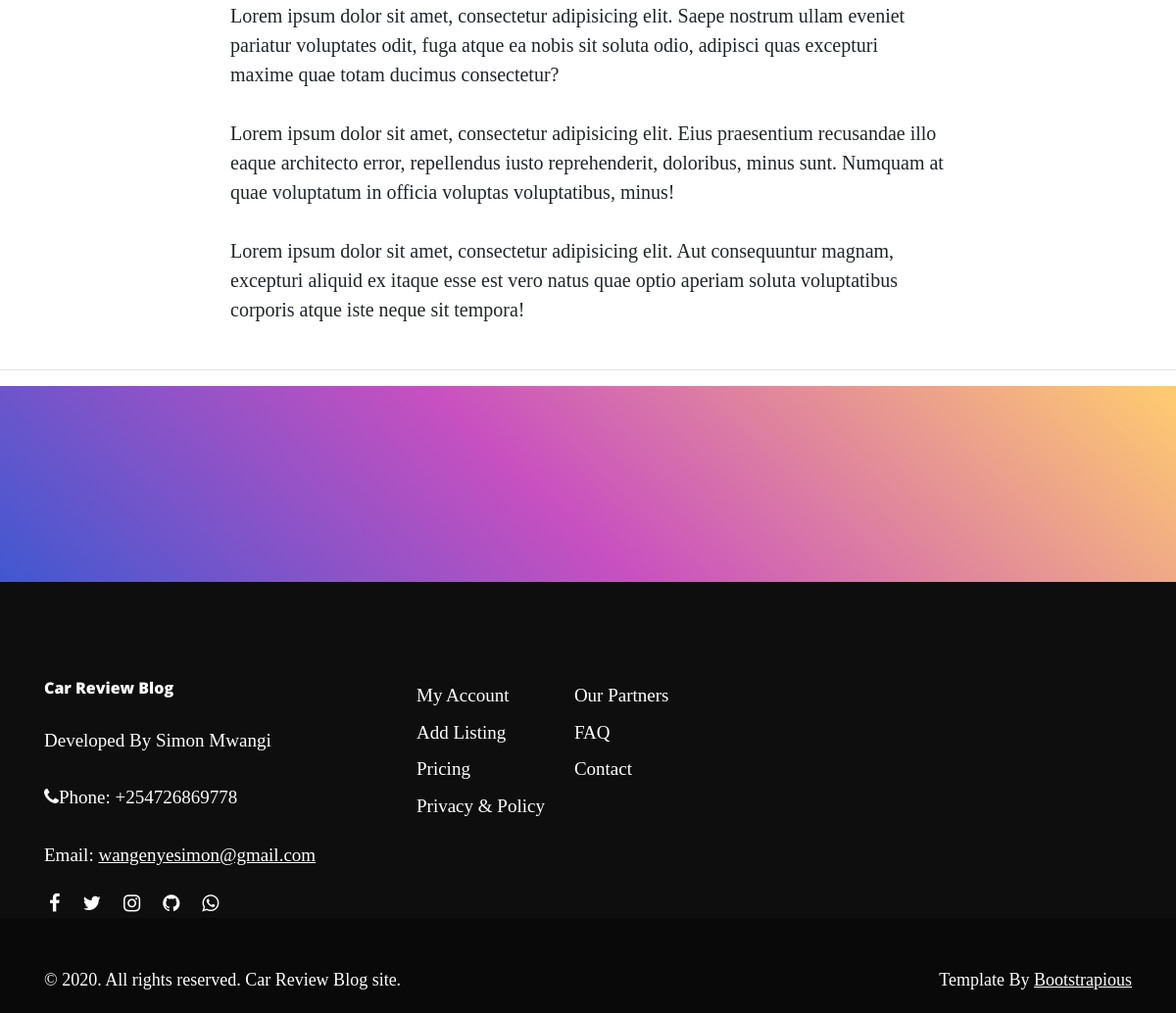
Page /about_us/ (lower part) on the earlier database version.
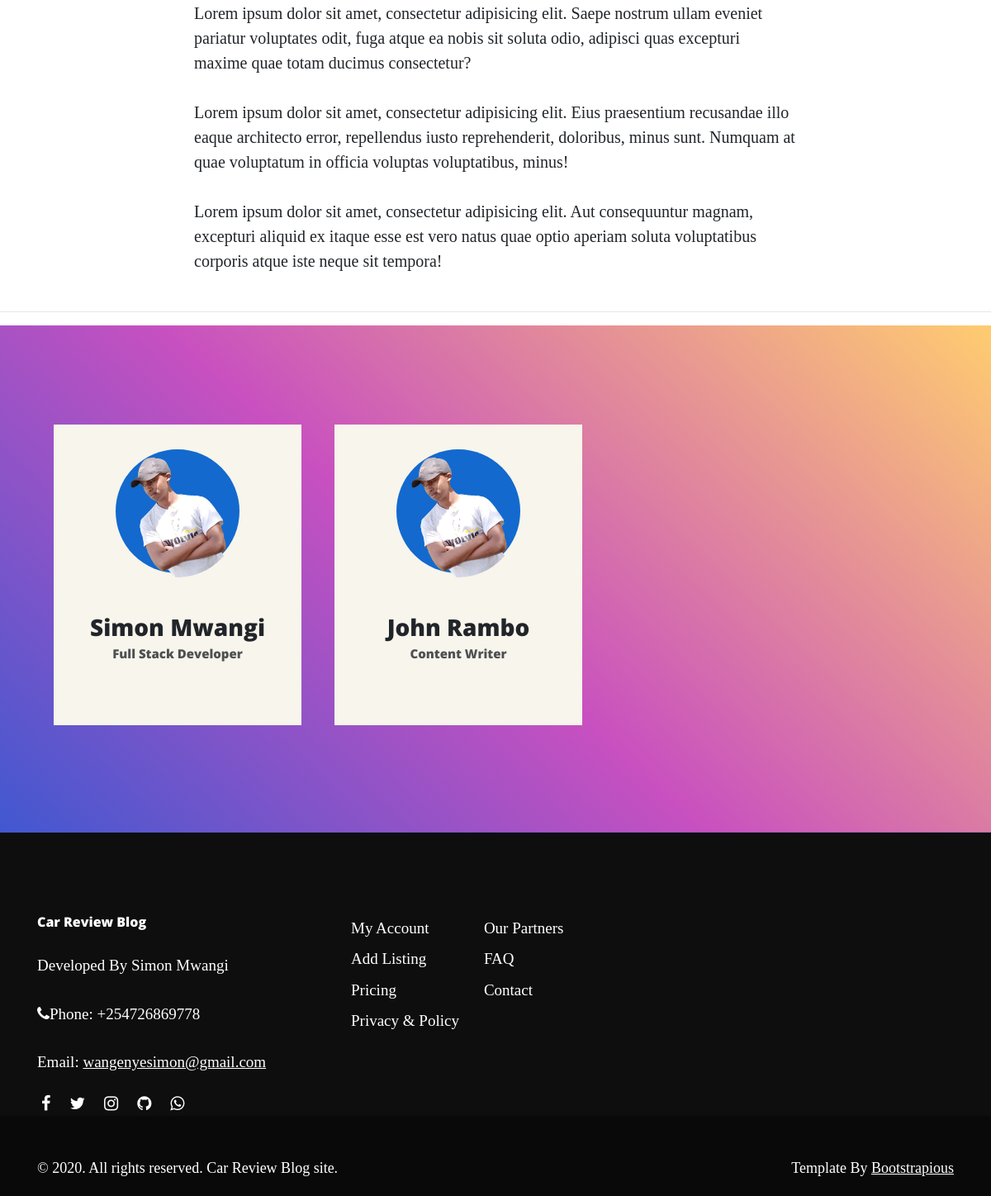
Same page on the later database version.
### blogApp/models.py (models this page shows, shortened)
class ProfileCard(models.Model):
    name = models.CharField(max_length=100)
    title = models.CharField(max_length=100)
    image = models.ImageField(upload_to="Profile/{}".format(name))
    facebook= models.URLField(blank=True)
    whatsapp = models.URLField(blank=True)
    insta = models.URLField(blank=True)
    twitter = models.URLField(blank=True)
    github = models.URLField(blank=True)
    linkedln = models.URLField(blank=True)

### blogApp/views.py (the view)
# urls.py: path('about_us/',views.AboutPage, name = "AboutPage"),
def AboutPage(request):
    cards = ProfileCard.objects.all()
    return render(request,'blogApp/about.html',{'cards':cards})

### templates/blogApp/about.html (shortened to what this page needs)
{% extends 'blogApp/index.html' %} {% load static%} {% block content%}
{% block about %}
<link href="{% static 'css/clean-blog.min.css' %}" rel="stylesheet">
<link href="{% static 'css/card.css' %}" rel="stylesheet"> {% endblock %}
<div class="container">
    <div class="row">
        <div class="col-lg-8 col-md-10 mx-auto">
            <p>Lorem ipsum dolor sit amet, consectetur adipisicing elit. Saepe nostrum ullam eveniet pariatur voluptates odit, fuga atque ea nobis sit soluta odio, adipisci quas excepturi maxime quae totam ducimus consectetur?</p>
            <p>Lorem ipsum dolor sit amet, consectetur adipisicing elit. Eius praesentium recusandae illo eaque architecto error, repellendus iusto reprehenderit, doloribus, minus sunt. Numquam at quae voluptatum in officia voluptas voluptatibus, minus!</p>
            <p>Lorem ipsum dolor sit amet, consectetur adipisicing elit. Aut consequuntur magnam, excepturi aliquid ex itaque esse est vero natus quae optio aperiam soluta voluptatibus corporis atque iste neque sit tempora!</p>
        </div>
    </div>
</div>
<hr>
<section id="Profile_Cards">
    <div class="container">
        <div class="row">
            <div id="Arr" class="col-12 col-sm-6 col-md-4 col-lg-3">
                {% for card in cards %}
                <div class="our-team">
                    <div class="picture">
                        <img class="img-fluid" src="{{ card.image.url }}">
                    </div>
                    <div class="team-content">
                        <h3 class="name">{{ card.name }}</h3>
                        <h4 class="title">{{ card.title }}</h4>
                    </div>
                </div>
                {% endfor %}
            </div>
        </div>
    </div>
</section>
{% endblock %}

Differences in the rows shown:
added ProfileCard: image (picture), name "Simon Mwangi", title "Full Stack Developer"
added ProfileCard: image (picture), name "John Rambo", title "Content Writer"
